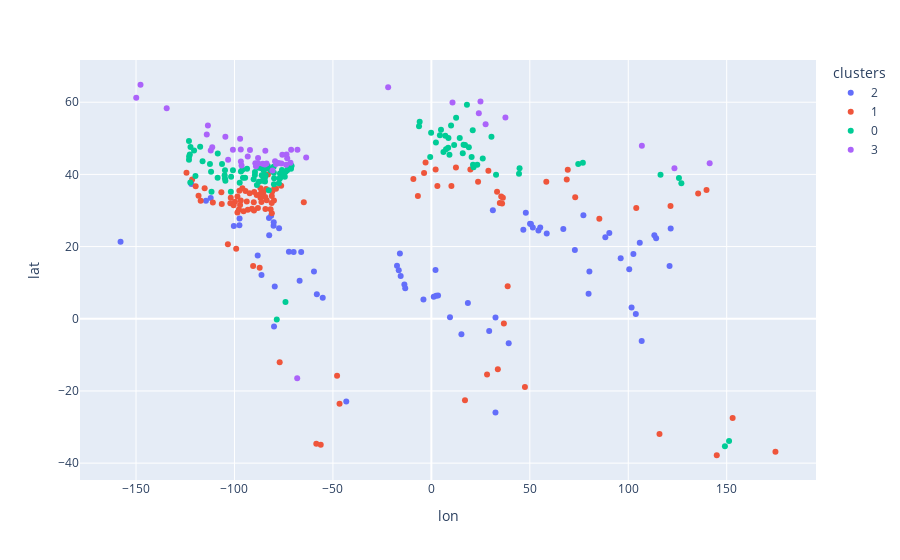

Source (notebook cell):
### Code cell
# Clustering ecartT
kmeans = KMeans(n_clusters=4).fit(df_city[['AvgTemperature', 'ecartT']].values)
df_city['clusters'] = kmeans.labels_.astype(str)
px.scatter(df_city, x='lon', y='lat', color='clusters', hover_name='City', hover_data=['AvgTemperature','predT','alt','ecartT'])

### Figure 1 — Plotly figure (JSON) as saved in the notebook; plotly's stock layout.template omitted (floating-point values rounded to 4 significant figures; data arrays with more than 128 entries replaced by an {"elided": "..."} marker saying what was removed)
{"data": [{"customdata": {"elided": "70x4 float values"}, "hovertemplate": "<b>%{hovertext}</b><br><br>clusters=2<br>lon=%{x}<br>lat=%{y}<br>AvgTemperature=%{customdata[0]}<br>predT=%{customdata[1]}<br>alt=%{customdata[2]}<br>ecartT=%{customdata[3]}<extra></extra>", "hovertext": ["Abidjan", "Abu Dhabi", "Bangkok", "Bangui", "Banjul", "Belize City", "Bissau", "Bombay (Mumbai)", "Brazzaville", "Bridgetown", "Brownsville", "Bujumbura", "Cairo", "Calcutta", "Caracas", "Chennai (Madras)", "Colombo", "Conakry", "Corpus Christi", "Cotonou", "Dakar", "Dar Es Salaam", "Delhi", "Dhahran", "Dhaka", "Doha", "Dubai", "Freetown", "Georgetown", "Guangzhou", "Guayaquil", "Hanoi", "Havana", "Hong Kong", "Honolulu", "Jakarta", "Kampala", "Karachi", "Kuala Lumpur", "Kuwait", "Lagos", "Libreville", "Lome", "Managua", "Manama", "Manila", "Maputo", "Miami Beach", "Monterrey", "Muscat", "Nassau", "Niamey", "Nouakchott", "Orlando", "Panama City", "Paramaribo", "Phoenix", "Port au Prince", "Rangoon", "Rio de Janeiro", "Riyadh", "San Jose", "San Juan", "Santo Domingo", "Singapore", "Taipei", "Tampa", "Vientiane", "West Palm Beach", "Yuma"], "legendgroup": "2", "marker": {"color": "#636efa", "symbol": "circle"}, "mode": "markers", "name": "2", "orientation": "v", "showlegend": true, "type": "scatter", "x": [-4.016, 54.38, 100.5, 18.55, -16.56, -88.2, -15.58, 72.88, 15.27, -59.62, -97.49, 29.37, 31.24, 88.36, -66.91, 80.27, 79.85, -13.7, -97.4, 2.425, -17.45, 39.28, 77.22, 50.12, 90.39, 51.53, 55.29, -13.27, -58.16, 113.3, -79.91, 105.9, -82.36, 114.2, -157.9, 106.8, 32.58, 67.02, 101.7, 47.97, 3.394, 9.454, 1.216, -86.27, 50.58, 121.0, 32.57, -80.14, -100.3, 58.59, -77.34, 2.11, -15.98, -81.38, -79.53, -55.17, -112.1, -72.34, 96.16, -43.21, 46.72, -121.9, -66.12, -69.94, 103.9, 121.6, -82.46, 102.6, -80.05, -114.5], "xaxis": "x", "y": [5.32, 24.45, 13.75, 4.391, 13.44, 17.5, 11.86, 19.08, -4.269, 13.1, 25.91, -3.364, 30.04, 22.57, 10.51, 13.08, 6.939, 9.517, 27.76, 6.368, 14.69, -6.816, 28.65, 26.3, 23.76, 25.29, 25.27, 8.479, 6.814, 23.13, -2.17, 21.03, 23.14, 22.28, 21.3, -6.175, 0.3177, 24.85, 3.152, 29.38, 6.455, 0.39, 6.13, 12.15, 26.22, 14.59, -25.97, 25.79, 25.68, 23.62, 25.08, 13.52, 18.08, 28.54, 8.971, 5.825, 33.45, 18.55, 16.8, -22.91, 24.64, 37.34, 18.47, 18.48, 1.29, 25.04, 27.95, 17.96, 26.72, 32.67], "yaxis": "y"}, {"customdata": {"elided": "95x4 float values"}, "hovertemplate": "<b>%{hovertext}</b><br><br>clusters=1<br>lon=%{x}<br>lat=%{y}<br>AvgTemperature=%{customdata[0]}<br>predT=%{customdata[1]}<br>alt=%{customdata[2]}<br>ecartT=%{customdata[3]}<extra></extra>", "hovertext": ["Abilene", "Addis Ababa", "Albuquerque", "Algiers", "Amman", "Antananarivo", "Ashabad", "Athens", "Atlanta", "Auckland", "Austin", "Barcelona", "Baton Rouge", "Beirut", "Bilbao", "Birmingham", "Brasilia", "Brisbane", "Buenos Aires", "Capetown", "Charleston", "Charlotte", "Chattanooga", "Chengdu", "Columbia", "Columbus", "Dallas", "Damascus", "Daytona Beach", "Durham", "Dusanbe", "El Paso", "Fort Smith", "Fresno", "Greensboro", "Guadalajara", "Guatemala City", "Hamilton", "Houston", "Huntsville", "Islamabad", "Istanbul", "Jackson", "Jacksonville", "Katmandu", "Knoxville", "Lake Charles", "Las Vegas", "Lilongwe", "Lima", "Lisbon", "Little Rock", "Los Angeles", "Lubbock", "Lusaka", "Macon", "Madrid", "Melbourne", "Memphis", "Mexico City", "Midland", "Mobile", "Montevideo", "Montgomery", "Nairobi", "Nashville", "New Orleans", "Nicosia", "Norfolk", "Oklahoma City", "Osaka", "Perth", "Rabat", "Rome", "Sacramento", "San Angelo", "San Antonio", "San Diego", "Sao Paulo", "Savannah", "Shanghai", "Shreveport", "Tallahassee", "Tashkent", "Tegucigalpa", "Tel Aviv", "Tirana", "Tokyo", "Tucson", "Tulsa", "Tunis", "Tupelo", "Waco", "Wichita Falls", "Windhoek"], "legendgroup": "1", "marker": {"color": "#EF553B", "symbol": "circle"}, "mode": "markers", "name": "1", "orientation": "v", "showlegend": true, "type": "scatter", "x": [-99.75, 38.76, -106.7, 3.06, 35.92, 47.53, 58.38, 23.73, -84.39, 174.8, -97.74, 2.177, -91.14, 35.48, -2.935, -86.8, -47.88, 153.0, -58.44, -124.4, -79.94, -80.84, -85.31, 104.1, -81.03, -83.0, -96.8, 36.31, -81.02, -78.9, 68.76, -106.4, -94.4, -119.7, -79.79, -103.3, -90.52, -64.78, -95.37, -86.59, 73.07, 28.97, -90.2, -81.66, 85.32, -83.92, -93.21, -115.1, 33.77, -77.04, -9.137, -92.29, -118.2, -101.9, 28.28, -83.63, -3.704, 145.0, -89.97, -99.13, -102.1, -88.08, -56.19, -86.3, 36.83, -86.77, -90.08, 33.36, -76.29, -97.52, 135.5, 115.9, -6.835, 12.48, -121.5, -100.4, -98.5, -117.2, -46.63, -81.1, 121.5, -93.76, -84.28, 69.28, -87.2, 34.78, 19.83, 139.8, -111.0, -95.99, 10.19, -88.7, -97.15, -98.5, 17.08], "xaxis": "x", "y": [32.45, 9.011, 35.08, 36.78, 31.95, -18.91, 37.94, 37.98, 33.75, -36.85, 30.27, 41.38, 30.45, 33.9, 43.26, 33.52, -15.79, -27.47, -34.61, 40.47, 32.79, 35.23, 35.05, 30.66, 34.0, 39.96, 32.78, 33.51, 29.21, 36.0, 38.59, 31.79, 35.38, 36.73, 36.07, 20.67, 14.62, 32.3, 29.76, 34.73, 33.69, 41.01, 32.31, 30.33, 27.71, 35.96, 30.21, 36.17, -13.99, -12.06, 38.71, 34.75, 34.05, 33.56, -15.42, 32.84, 40.42, -37.81, 35.13, 19.43, 32.0, 30.69, -34.91, 32.37, -1.303, 36.16, 29.98, 35.17, 36.84, 35.47, 34.69, -31.96, 34.02, 41.89, 38.58, 31.46, 29.42, 32.72, -23.55, 32.06, 31.23, 32.47, 30.44, 41.31, 14.11, 32.09, 41.33, 35.68, 32.22, 36.16, 36.8, 34.26, 31.55, 33.9, -22.58], "yaxis": "y"}, {"customdata": {"elided": "109x4 float values"}, "hovertemplate": "<b>%{hovertext}</b><br><br>clusters=0<br>lon=%{x}<br>lat=%{y}<br>AvgTemperature=%{customdata[0]}<br>predT=%{customdata[1]}<br>alt=%{customdata[2]}<br>ecartT=%{customdata[3]}<extra></extra>", "hovertext": ["Akron", "Allentown", "Almaty", "Amarillo", "Amsterdam", "Ankara", "Asheville", "Atlantic City", "Baltimore", "Beijing", "Belfast", "Belgrade", "Bern", "Billings", "Bishkek", "Bogota", "Boise", "Bonn", "Bordeaux", "Boston", "Bratislava", "Bridgeport", "Brussels", "Bucharest", "Budapest", "Canberra", "Casper", "Cheyenne", "Chicago", "Cincinnati", "Cleveland", "Colorado Springs", "Copenhagen", "Dayton", "Denver", "Des Moines", "Detroit", "Dublin", "Elkins", "Erie", "Eugene", "Evansville", "Flagstaff", "Fort Wayne", "Frankfurt", "Geneva", "Goodland", "Grand Junction", "Hamburg", "Harrisburg", "Hartford", "Indianapolis", "Kansas City", "Kiev", "Lexington", "Lincoln", "London", "Louisville", "Medford", "Milan", "Munich", "New York City", "Newark", "North Platte", "Omaha", "Paducah", "Paris", "Peoria", "Philadelphia", "Pittsburgh", "Pocatello", "Portland", "Prague", "Pristina", "Pueblo", "Pyongyang", "Quito", "Reno", "Rhode Island", "Richmond", "Roanoke", "Salem", "Salt Lake City", "San Francisco", "Seattle", "Seoul", "Skopje", "Sofia", "South Bend", "Spokane", "Springfield", "St Louis", "Stockholm", "Sydney", "Tbilisi", "Toledo", "Topeka", "Vancouver", "Vienna", "Warsaw", "Washington", "Washington DC", "Wichita", "Wilkes Barre", "Wilmington", "Yakima", "Yerevan", "Zagreb", "Zurich"], "legendgroup": "0", "marker": {"color": "#00cc96", "symbol": "circle"}, "mode": "markers", "name": "0", "orientation": "v", "showlegend": true, "type": "scatter", "x": [-81.52, -75.47, 76.95, -101.8, 4.894, 32.85, -82.55, -74.42, -76.61, 116.4, -5.93, 20.46, 7.451, -108.5, 74.61, -74.08, -116.2, 7.101, -0.58, -71.06, 17.11, -73.2, 4.352, 26.1, 19.04, 149.1, -106.3, -104.8, -87.62, -84.51, -81.69, -104.8, 12.57, -84.19, -105.0, -93.6, -83.05, -6.26, -79.85, -80.09, -123.1, -87.56, -111.7, -85.14, 8.682, 6.147, -101.7, -108.6, 10.0, -76.89, -72.69, -86.16, -94.58, 30.52, -84.5, -96.71, -0.1276, -85.76, -71.11, 9.19, 11.58, -74.01, -74.17, -100.8, -95.94, -88.6, 2.32, -89.59, -75.16, -79.99, -112.5, -122.7, 14.42, 21.16, -104.6, 125.7, -78.51, -119.8, -71.27, -77.43, -79.94, -123.0, -111.9, -122.4, -122.3, 127.0, 21.43, 23.32, -86.25, -117.4, -89.64, -90.24, 18.07, 151.2, 44.8, -83.54, -95.68, -123.1, 16.37, 21.01, -77.04, -77.04, -97.34, -75.88, -75.55, -120.5, 44.51, 15.96, 8.541], "xaxis": "x", "y": [41.08, 40.6, 43.24, 35.21, 52.37, 39.92, 35.6, 39.36, 39.29, 39.91, 54.6, 44.82, 46.95, 45.79, 42.88, 4.653, 43.62, 50.74, 44.84, 42.36, 48.14, 41.17, 50.85, 44.44, 47.5, -35.3, 42.85, 41.14, 41.88, 39.1, 41.5, 38.83, 55.69, 39.76, 39.74, 41.59, 42.33, 53.35, 38.93, 42.13, 44.05, 37.97, 35.2, 41.08, 50.11, 46.2, 39.35, 39.06, 53.55, 40.27, 41.76, 39.77, 39.1, 50.45, 38.05, 40.81, 51.51, 38.25, 42.42, 45.46, 48.14, 40.71, 40.74, 41.12, 41.26, 37.08, 48.86, 40.69, 39.95, 40.44, 42.86, 45.52, 50.09, 42.66, 38.25, 39.02, -0.2202, 39.53, 41.55, 37.54, 37.27, 44.94, 40.76, 37.78, 47.6, 37.57, 42.0, 42.7, 41.68, 47.66, 39.8, 38.63, 59.33, -33.87, 41.69, 41.65, 39.05, 49.26, 48.21, 52.23, 38.9, 38.9, 37.69, 41.25, 39.75, 46.6, 40.18, 45.84, 47.37], "yaxis": "y"}, {"customdata": {"elided": "47x4 float values"}, "hovertemplate": "<b>%{hovertext}</b><br><br>clusters=3<br>lon=%{x}<br>lat=%{y}<br>AvgTemperature=%{customdata[0]}<br>predT=%{customdata[1]}<br>alt=%{customdata[2]}<br>ecartT=%{customdata[3]}<extra></extra>", "hovertext": ["Albany", "Anchorage", "Bismarck", "Buffalo", "Burlington", "Calgary", "Caribou", "Concord", "Duluth", "Edmonton", "Fairbanks", "Fargo", "Flint", "Grand Rapids", "Great Falls", "Green Bay", "Halifax", "Helena", "Helsinki", "Juneau", "La Paz", "Lansing", "Madison", "Milwaukee", "Minneapolis", "Minsk", "Montreal", "Moscow", "Oslo", "Ottawa", "Quebec", "Rapid City", "Regina", "Reykjavik", "Riga", "Rochester", "Rockford", "Sapporo", "Sault Ste Marie", "Shenyang", "Sioux City", "Sioux Falls", "Syracuse", "Toronto", "Ulan-bator", "Winnipeg", "Youngstown"], "legendgroup": "3", "marker": {"color": "#ab63fa", "symbol": "circle"}, "mode": "markers", "name": "3", "orientation": "v", "showlegend": true, "type": "scatter", "x": [-73.75, -149.9, -100.8, -78.88, -73.21, -114.1, -68.01, -71.54, -92.13, -113.5, -147.7, -96.79, -83.69, -85.67, -111.3, -88.01, -63.59, -112.0, 24.94, -134.4, -68.13, -84.56, -89.38, -87.92, -93.27, 27.56, -73.57, 37.62, 10.74, -75.69, -71.21, -103.2, -104.6, -21.94, 24.11, -77.62, -89.09, 141.4, -84.32, 123.5, -96.41, -96.73, -76.15, -79.38, 106.9, -97.14, -80.65], "xaxis": "x", "y": [42.65, 61.22, 46.81, 42.89, 44.48, 51.05, 46.86, 43.21, 46.77, 53.55, 64.84, 46.88, 43.02, 42.96, 47.5, 44.51, 44.65, 46.59, 60.17, 58.3, -16.5, 42.73, 43.07, 43.03, 44.98, 53.9, 45.5, 55.75, 59.91, 45.42, 46.81, 44.09, 50.45, 64.15, 56.95, 43.16, 42.27, 43.06, 46.52, 41.67, 42.5, 43.55, 43.05, 43.65, 47.92, 49.9, 41.1], "yaxis": "y"}], "layout": {"legend": {"title": {"text": "clusters"}, "tracegroupgap": 0}, "margin": {"t": 60}, "xaxis": {"anchor": "y", "domain": [0, 1], "title": {"text": "lon"}}, "yaxis": {"anchor": "x", "domain": [0, 1], "title": {"text": "lat"}}}}
